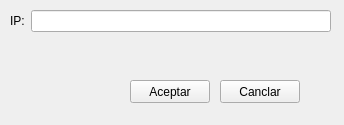
<?xml version="1.0" encoding="UTF-8"?>
<ui version="4.0">
 <class>Form</class>
 <widget class="QWidget" name="Form">
  <property name="geometry">
   <rect>
    <x>0</x>
    <y>0</y>
    <width>344</width>
    <height>125</height>
   </rect>
  </property>
  <property name="windowTitle">
   <string>Canal</string>
  </property>
  <widget class="QWidget" name="formLayoutWidget">
   <property name="geometry">
    <rect>
     <x>10</x>
     <y>10</y>
     <width>321</width>
     <height>31</height>
    </rect>
   </property>
   <layout class="QFormLayout" name="formLayout">
    <item row="0" column="0">
     <widget class="QLabel" name="label">
      <property name="text">
       <string>IP:</string>
      </property>
     </widget>
    </item>
    <item row="0" column="1">
     <widget class="QLineEdit" name="ip"/>
    </item>
   </layout>
  </widget>
  <widget class="QPushButton" name="Aceptar">
   <property name="geometry">
    <rect>
     <x>130</x>
     <y>80</y>
     <width>80</width>
     <height>23</height>
    </rect>
   </property>
   <property name="text">
    <string>Aceptar</string>
   </property>
  </widget>
  <widget class="QPushButton" name="Cancelar">
   <property name="geometry">
    <rect>
     <x>220</x>
     <y>80</y>
     <width>80</width>
     <height>23</height>
    </rect>
   </property>
   <property name="text">
    <string>Canclar</string>
   </property>
  </widget>
 </widget>
 <resources/>
 <connections/>
</ui>
